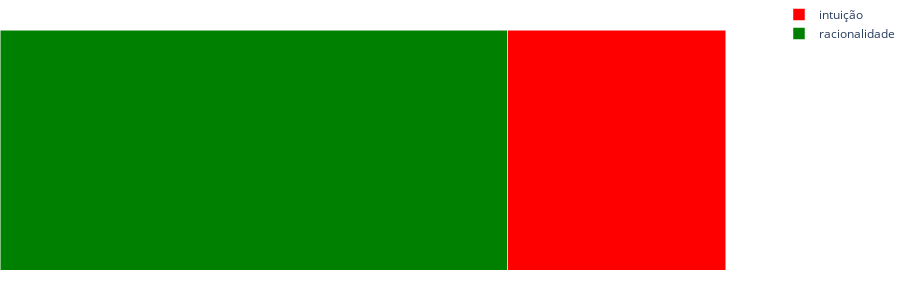

The notebook cell this image was saved under:
### Code cell
plot_approaches(sentences, approaches)

### Figure 1 — Plotly figure (JSON) as saved in the notebook; plotly's stock layout.template omitted (floating-point values rounded to 4 significant figures)
{"data": [{"hovertemplate": "racionalidade: %{x:.1f}%<extra></extra>", "marker": {"color": "green"}, "name": "racionalidade", "orientation": "h", "type": "bar", "x": [69.93]}, {"hovertemplate": "intuição: %{x:.1f}%<extra></extra>", "marker": {"color": "red"}, "name": "intuição", "orientation": "h", "type": "bar", "x": [30.07]}], "layout": {"barmode": "stack", "height": 300, "margin": {"b": 0, "l": 0, "pad": 0, "r": 0, "t": 0}, "title": {}, "xaxis": {"showgrid": false, "visible": false, "zeroline": false}, "yaxis": {"showgrid": false, "visible": false, "zeroline": false}}}
